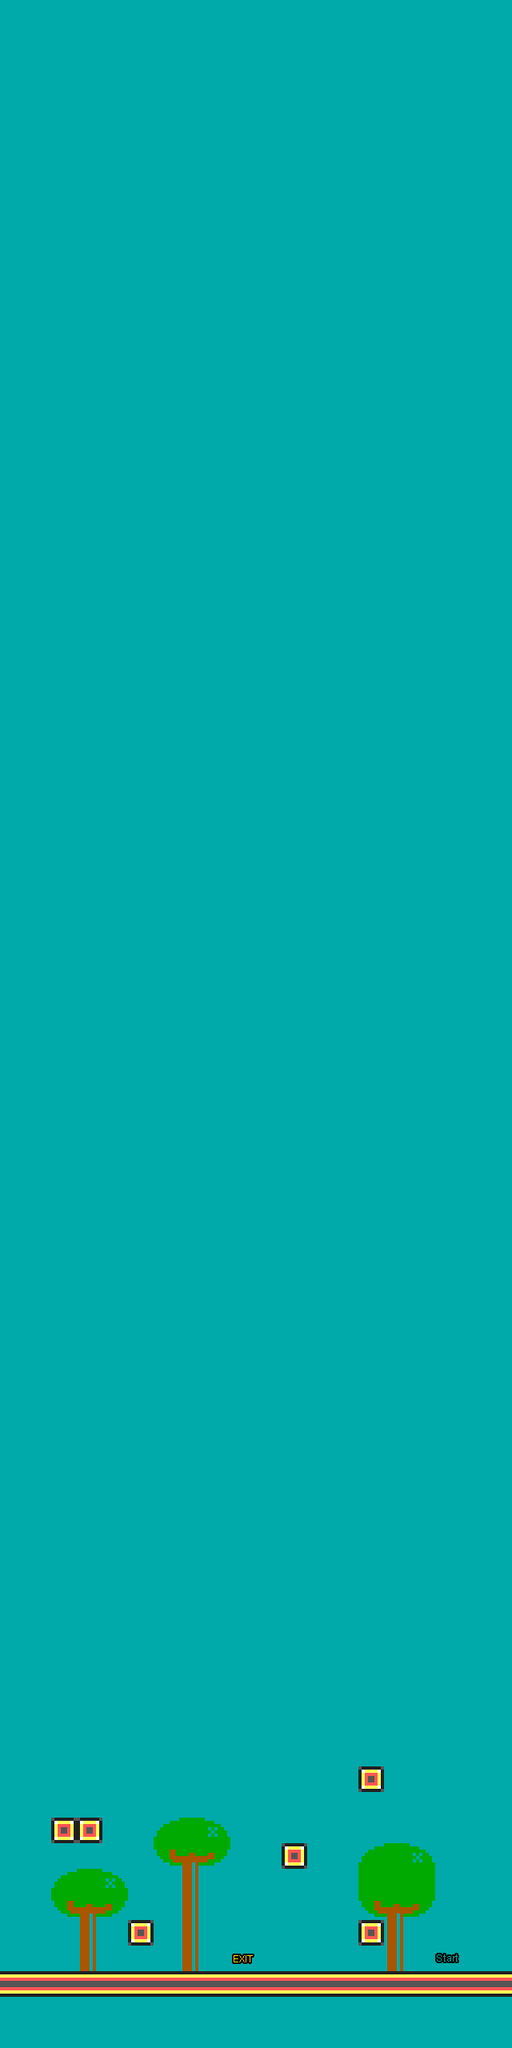

This game map was drawn from its Tiled (.tmx) file and the tilesets committed beside it. A one-line description and the trimmed map source follow:
An orthogonal 20x80 tile map with 32x32 px tiles, 2 tile layers (Tile Layer 1, actors).

<map version="1.0" orientation="orthogonal" renderorder="right-down" width="20" height="80" tilewidth="32" tileheight="32" nextobjectid="1">
 <tileset firstgid="1" name="worktiles" tilewidth="32" tileheight="32">
  <image source="worktiles.png" width="320" height="2048" />
 </tileset>
 <layer name="Tile Layer 1" width="20" height="80">
  <data>[1600 cells, 1600 non-empty, 9 distinct tile ids]</data>
 </layer>
 <layer name="actors" width="20" height="80">
  <data>[1600 cells, 8 non-empty, 3 distinct tile ids]</data>
 </layer>
</map>
